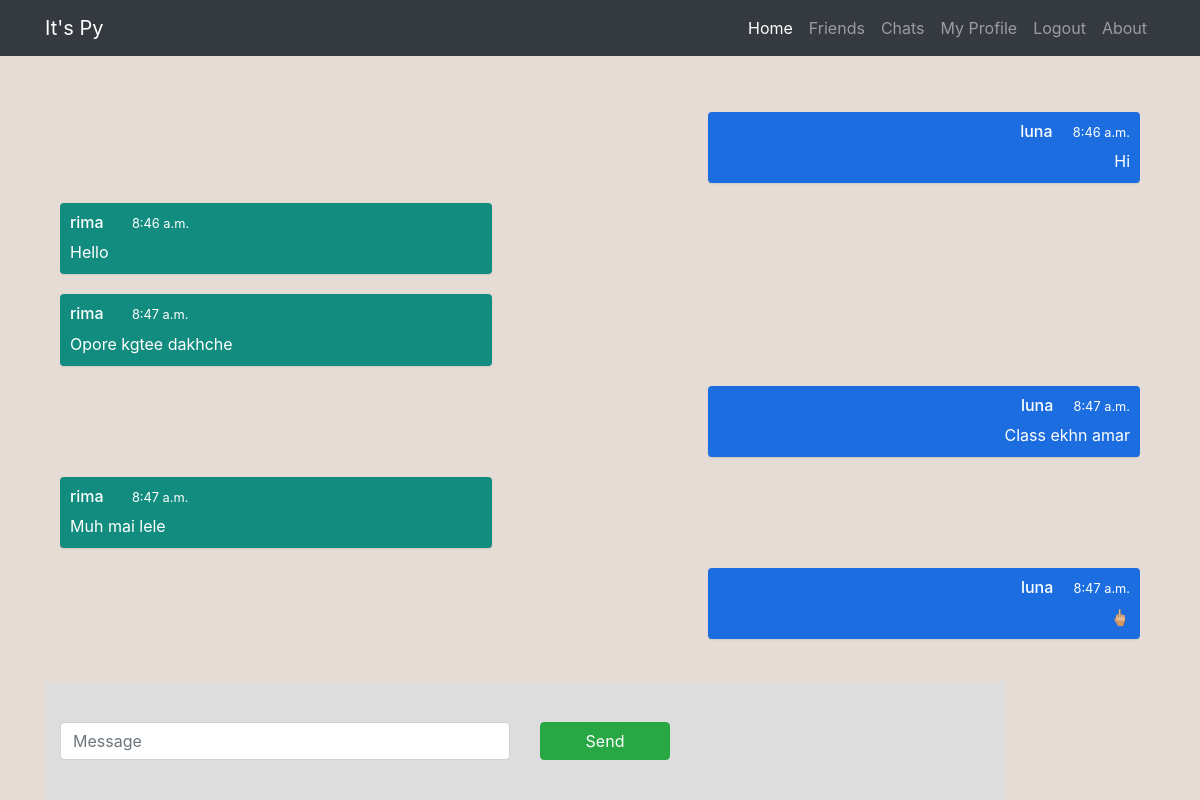
/chat/rima/ (signed in), run on the app's committed database.
### chat/models.py (models this page shows, shortened)
class Message(models.Model):
	text = models.TextField(max_length=200, blank=True)
	fromUser = models.ForeignKey(User,on_delete=models.CASCADE,blank=False,null=False)
	toGroup = models.ForeignKey(ChatGroup,on_delete=models.CASCADE,blank=False,null=False)
	timestamp = models.DateTimeField(auto_now_add=True, blank=False)

### chat/views.py (the view)
# urls.py: path('<str:user2>/', views.room, name='room'),
def room(request, user2):
	room_name = checkGroup(request.user.username, user2)
	group = ChatGroup.objects.get(groupname=room_name)
	groupmsgs = Message.objects.filter(toGroup = group).order_by('timestamp')
	print(room_name)
	return render(request, 'chat/chatroom.html', {
		'room_name':room_name,
        'groupmsgs':groupmsgs,
        'user2':user2
    })

### chat/views.py (called while the page is built)
def checkGroup(user1,user2):
	print(user1,user2)
	user1 = User.objects.get(username=user1)
	user2 = User.objects.get(username=user2)
	if ChatGroup.objects.filter(user1=user1, user2=user2).count()==0 and ChatGroup.objects.filter(user1=user2, user2=user1).count()==0:
		x = ''.join(random.choices(string.ascii_letters + string.digits, k=5))
		g = ChatGroup(groupname=x, user1=user1, user2=user2)
		g.save()
		return x
	else:
		if ChatGroup.objects.filter(user1=user1, user2=user2).count()!=0:
			return ChatGroup.objects.get(user1=user1, user2=user2).groupname
		else:
			return ChatGroup.objects.get(user1=user2, user2=user1).groupname

### chat/templates/chat/chatroom.html (shortened to what this page needs)
{% extends 'users/base.html' %}
{% load static %}
{% block content %}
<div class="main">
  <div class="container ">
    <div class="chat-log" id="conversation">
      {% for msg in groupmsgs %}
        {% if msg.fromUser == request.user %}
      <div class="chat-log__item chat-log__item--own">
        <h6>{{ request.user.username }} <small class="ml-3">{{ msg.timestamp|date:"g:i a" }}</small></h6>
        <div class="chat-log__message">{{ msg.text }}</div>
      </div>
      {% else %}
      <div class="chat-log__item">
        <h6 >{{ msg.fromUser.username }} <small class="ml-4">{{ msg.timestamp|date:"g:i a" }}</small></h6>
        <div class="chat-log__message">{{ msg.text }}</div>
      </div>
      {% endif %}
      {% endfor %}
    </div>
  </div>
  <br>
  <div class="chat-form">
    <div class="container ">
        <div class="row">
          <div class="col-sm-6 col-xs-6">
            <input type="text" class="form-control" id="input" placeholder="Message" />
          </div>
          <div class="col-sm-2 col-xs-4">
            <button type="button" id="submit" class="btn btn-success btn-block">Send</button>
          </div>
        </div>
    </div>
  </div>
</div>
{% endblock content %}

### chat/templates/chat/chatroom.html (style rules this page uses)
body { background: #E5DDD5 url("https://c4.wallpaperflare.com/wallpaper/620/81/253/pattern-design-dark-texture-wallpaper-preview.jpg") fixed; }
.chat-log { padding: 40px 0 114px; height: auto; overflow: auto; }
.chat-log__item { background: #128C7E; color: white; padding: 10px; margin: 0 auto 20px; max-width: 80%; min-width: 40%; float: left; border-radius: 4px; box-shadow: 0 1px 2px rgba(0,0,0,.1); clear: both; }
.chat-log__item.chat-log__item--own { float: right; background: #1b6de0; text-align: right; }
.chat-form { background: #DDDDDD; padding: 40px 0; position: fixed; bottom: 0; width: 80%; }

### data on the page
Message: timestamp "8:46 a.m.", text "Hi"
Message: fromUser.username "rima", timestamp "8:46 a.m.", text "Hello"
Message: fromUser.username "rima", timestamp "8:47 a.m.", text "Opore kgtee dakhche"
Message: timestamp "8:47 a.m.", text "Class ekhn amar"
Message: fromUser.username "rima", timestamp "8:47 a.m.", text "Muh mai lele"
Message: timestamp "8:47 a.m.", text "🖕🏼"

### other printed values
{{ request.user.username }} "luna"
